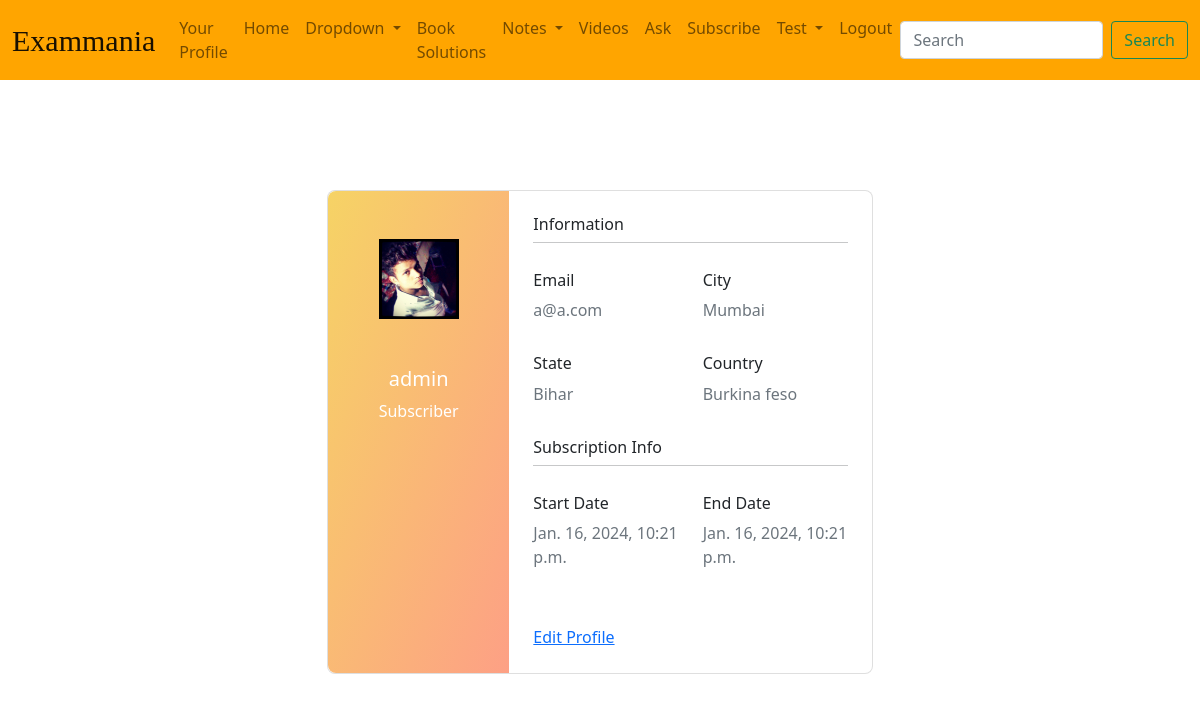
/profile/ (signed in), run on the app's committed database.
### users/models.py (models this page shows, shortened)
class UserProfile(models.Model):
    user = models.OneToOneField(User, on_delete=models.CASCADE)
    city = models.CharField(max_length=100, blank=True, null=True)
    state = models.CharField(max_length=100, blank=True, null=True)
    country = models.CharField(max_length=100, blank=True, null=True)
    phone_no = models.CharField(max_length=15, blank=True, null=True)
    STANDARD_CHOICES = (
        ('9th', '9th Grade'),
        ('10th', '10th Grade'),
        ('11th', '11th Grade'),
        ('12th', '12th Grade'),
        ('12th+', '12th Grade and Above'),
    )
    standard = models.CharField(max_length=10, choices=STANDARD_CHOICES, blank=True, null=True)
    is_subscriber = models.BooleanField(default=False)
    subscription_type = models.CharField(
        max_length=10,
        choices=[('monthly', 'Monthly'), ('yearly', 'Yearly')],
        blank=True, null=True
    )
    subscription_start_date = models.DateTimeField(null=True, blank=True)
    subscription_end_date = models.DateTimeField(null=True, blank=True)

### users/views.py (the view)
# urls.py: path("profile/", views.profile, name="profile"),
@login_required
def profile(request):
    user_profile = UserProfile.objects.get(user=request.user)
    context = {
        'user_profile': user_profile,
      }
    return render(request, 'users/profile.html', context)

### templates/users/profile.html (shortened to what this page needs)
{% load static %}
<!DOCTYPE html>
<html lang="en">
<head>
  <link rel="stylesheet" href="{% static 'main/css/base.css' %}">
  <link href="https://cdn.jsdelivr.net/npm/bootstrap@5.0.2/dist/css/bootstrap.min.css" rel="stylesheet"
>
</head>
<body>
  <nav class="navbar navbar-expand-lg navbar-light fixed-top">
    <div class="container-fluid">
      <a class="navbar-brand" href="#">Exammania</a>
      <div class="collapse navbar-collapse" id="navbarSupportedContent">
        <ul class="navbar-nav me-auto mb-2 mb-lg-0">
          <li class="nav-item">
            <a class="nav-link" href="{% url 'profile' %}">Your Profile</a>
          </li>
          <li class="nav-item">
            <a class="nav-link" href="{% url 'main:index' %}">Home</a>
          </li>
          <li class="nav-item dropdown">
            <a class="nav-link dropdown-toggle" data-bs-auto-close="outside" href="#" role="button"
              data-bs-toggle="dropdown" aria-expanded="false">
              Dropdown
            </a>
          </li>
          <li class="nav-item">
            <a class="nav-link" href="{% url 'main:book_solution' %}">Book Solutions</a>
          </li>
          <li class="nav-item dropdown">
            <a class="nav-link dropdown-toggle" href="#" id="subjectDropdown" role="button" data-bs-toggle="dropdown"
              aria-haspopup="true" aria-expanded="false">
              Notes
            </a>
          </li>
          <li class="nav-item">
            <a class="nav-link" href="{% url 'videos_main' %}">Videos</a>
          </li>
          <li class="nav-item">
            <a class="nav-link" href="{% url 'question_list' %}">Ask</a>
          </li>
          <li class="nav-item">
            <a class="nav-link" href="{% url 'join' %}">Subscribe</a>
          </li>
          <li class="nav-item dropdown">
            <a class="nav-link dropdown-toggle" href="#" id="subjectDropdown" role="button" data-bs-toggle="dropdown"
              aria-haspopup="true" aria-expanded="false">
              Test
            </a>
          </li>
          {% if user.is_authenticated %}
          <li class="nav-item">
            <a class="nav-link" href="{% url 'account_logout' %}">Logout</a>
          </li>
          {% else %}
          <li class="nav-item">
            <a class="nav-link" href="{% url 'account_login' %}">Login</a>
          </li>
          {% endif %}
        </ul>
        <form class="d-flex">
          <input class="form-control me-2" type="search" placeholder="Search" aria-label="Search">
          <button class="btn btn-outline-success" type="submit">Search</button>
        </form>
      </div>
    </div>
  </nav>
  <section class="vh-100">
    <div class="container py-5 h-100">
      <div class="row d-flex justify-content-center align-items-center h-100">
        <div class="col col-lg-6 mb-4 mb-lg-0">
          <div class="card mb-3" style="border-radius: .5rem;">
            <div class="row g-0">
              <div class="col-md-4 gradient-custom text-center text-white"
                style="border-top-left-radius: .5rem; border-bottom-left-radius: .5rem;">
                <img src="{% static 'users/images/image.jpg' %}" alt="Avatar" class="img-fluid my-5"
                  style="width: 80px;" />
                <h5>{{ user_profile.user.username }}</h5>
                {% if user_profile.is_subscriber %}
                <p>Subscriber</p>
                {% endif %}
              </div>
              <div class="col-md-8">
                <div class="card-body p-4">
                  <h6>Information</h6>
                  <hr class="mt-0 mb-4">
                  <div class="row pt-1">
                    <div class="col-6 mb-3">
                      <h6>Email</h6>
                      <p class="text-muted">{{ user_profile.user.email }}</p>
                    </div>
                    {% if user_profile.city %}
                    <div class="col-6 mb-3">
                      <h6>City</h6>
                      <p class="text-muted">{{ user_profile.city }}</p>
                    </div>
                    {% endif %}
                    {% if user_profile.state %}
                    <div class="col-6 mb-3">
                      <h6>State</h6>
                      <p class="text-muted">{{ user_profile.state }}</p>
                    </div>
                    {% endif %}
                    {% if user_profile.country %}
                    <div class="col-6 mb-3">
                      <h6>Country</h6>
                      <p class="text-muted">{{ user_profile.country }}</p>
                    </div>
                    {% endif %}
                  </div>
                  {% if user_profile.is_subscriber %}
                  <h6>Subscription Info</h6>
                  <hr class="mt-0 mb-4">
                  <div class="row pt-1">
                    <div class="col-6 mb-3">
                      <h6>Start Date</h6>
                      <p class="text-muted">{{user_profile.subscription_start_date}}</p>
                    </div>
                    <div class="col-6 mb-3">
                      <h6>End Date</h6>
                      <p class="text-muted">{{user_profile.subscription_start_date}}</p>
                    </div>
                    {% endif %}
                  </div>
                  <div class="d-flex justify-content-start">
                    <a href="#!"></a>
                    <a href="#!"></a>
                  </div>
                  <div>
                    <a href="{% url 'edit_profile' %}">Edit Profile</a>
                  </div>
                </div>
              </div>
            </div>
          </div>
        </div>
      </div>
    </div>
  </section>
</body>
</html>

### main/static/main/css/base.css (style rules this page uses)
body { background-color: black; color: white; }
.navbar { background-color: orange; }
.navbar-brand { font-family: "Pacifico", cursive; font-size: 30px; }

### templates/users/profile.html (style rules this page uses)
body { background-image: url(/static/main/images/darkened.png); background-attachment: fixed; background-position: center; background-size: cover; }
section { margin-top: 40px; }
.gradient-custom { background: #ae2020; background: -webkit-linear-gradient(to right bottom, rgba(246, 211, 101, 1), rgba(253, 160, 133, 1)); background: linear-gradient(to right bottom, rgba(246, 211, 101, 1), rgba(253, 160, 133, 1)) }
.navbar { background-color: orange; }
.navbar a { color: white; }
.navbar-brand { font-family: "Pacifico", cursive; font-size: 30px; }

### data on the page
UserProfile: user.username "admin", user.email "a@a.com", city "Mumbai", state "Bihar", country "Burkina feso", subscription_start_date "Jan. 16, 2024, 10:21 p.m."
